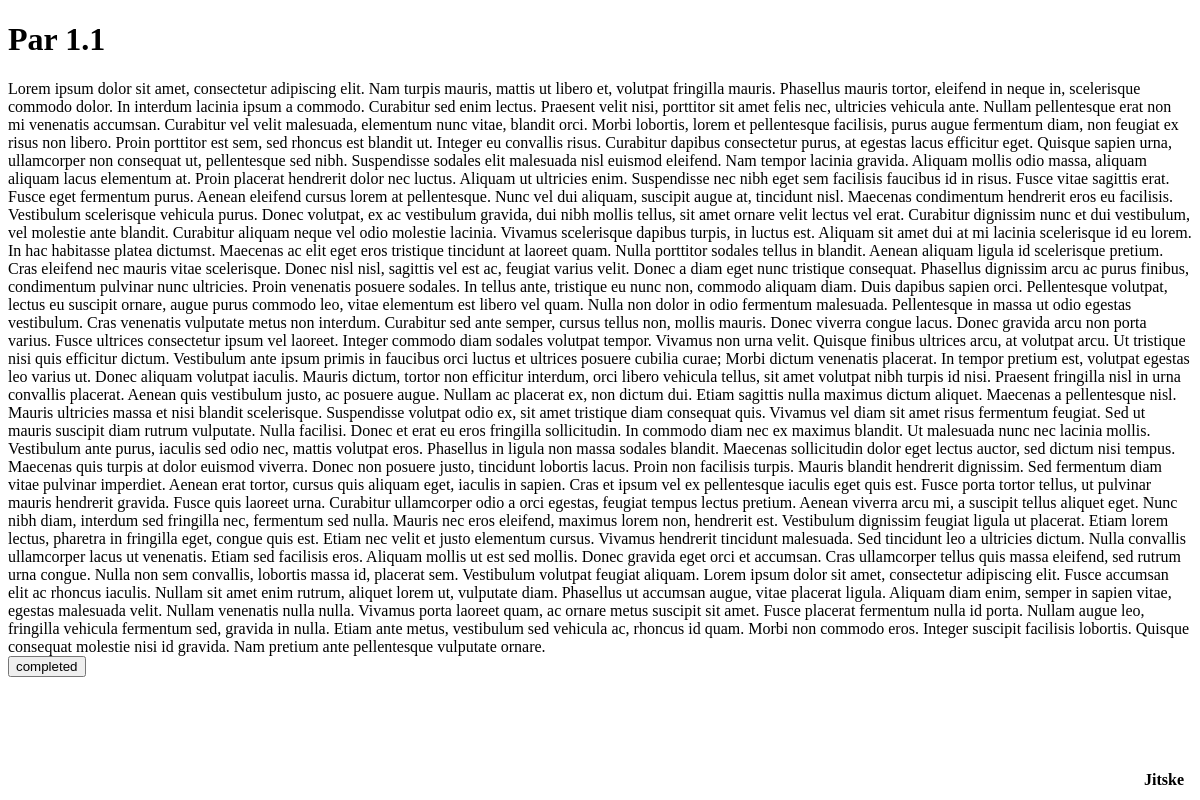
Page /files/h1/1/ (signed in) on the earlier database version.
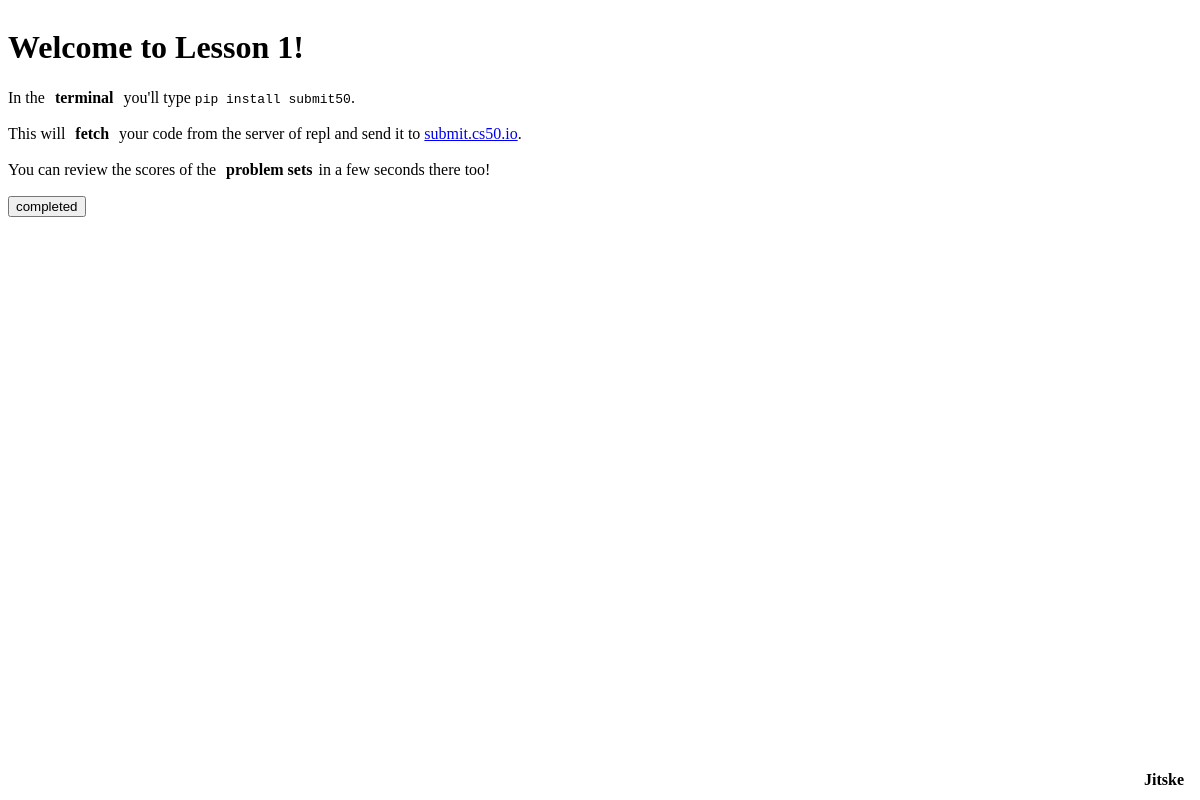
Same page on the later database version.
### files/models.py (models this page shows, shortened)
class Filepage(models.Model):
    chapterpath = models.CharField(max_length=16, default="h1")
    path = models.CharField(max_length=16, default="1")
    title = models.CharField(max_length=32, default="title")
    file = models.TextField()

### files/views.py (the view)
# urls.py: path("<slug:chapterpath>/<slug:path>/", views.file_view, name="fileview"),
@login_required
def file_view(request, chapterpath, path):
    file = Filepage.objects.get(chapterpath=chapterpath, path=path)
    uid = request.user.id
    user = User.objects.get(id=uid)
    try:
        latestpage = user.latestpage
        latestpage.path = path
        latestpage.chapterpath = chapterpath
        latestpage.save()
    except ObjectDoesNotExist:
        page = LatestPage(user=user, path=path, chapterpath=chapterpath)
        page.save()
    d = Term.objects.all()
    docs = dict()
    for every in d:
       docs[every.term] = every.definition
    jsonobj = json.dumps(docs)
    return render(request, 'files/file_view.html', {
        'file':file,
        'docs':jsonobj,
    })

### files/templates/files/file_view.html (shortened to what this page needs)
{% extends "files/layout.html" %}
{% block body %}
{% autoescape off %}
    {{ file.file }}
{% endautoescape %}
    <form method="post" action="{% url 'progress' %}">
        <input type="submit" value="completed">
    </form>
    <footer>
        <button id="footer" class="button" onclick="getdocs('jitske')">Jitske</button>
    </footer>
{% endblock %}

Differences in the rows shown:
changed Filepage: file "Par 1.1 Lorem ipsum dolor sit amet, consectetur adipiscing elit. Nam turpis mauris, mattis ut libero et, volutpat fringilla mauris. Phasellus mauris tortor, eleifend in neque in, scelerisque commodo dolor. In interdum lacinia ipsum a commodo. Curabitur sed enim lectus. Praesent velit nisi, porttitor sit amet felis nec, ultricies vehicula ante. Nullam pellentesque erat non mi venenatis accumsan. Curabitur vel velit malesuada, elementum nunc vitae, blandit orci. Morbi lobortis, lorem et pellentesque facilisis, purus augue fermentum diam, non feugiat ex risus non libero. Proin porttitor est sem, sed rhoncus est blandit ut. Integer eu convallis risus. Curabitur dapibus consectetur purus, at…" → "Welcome to Lesson 1! In the terminal you'll type pip install submit50 . This will fetch your code from the server of repl and send it to submit.cs50.io . You can review the scores of the problem sets in a few seconds there too!"
